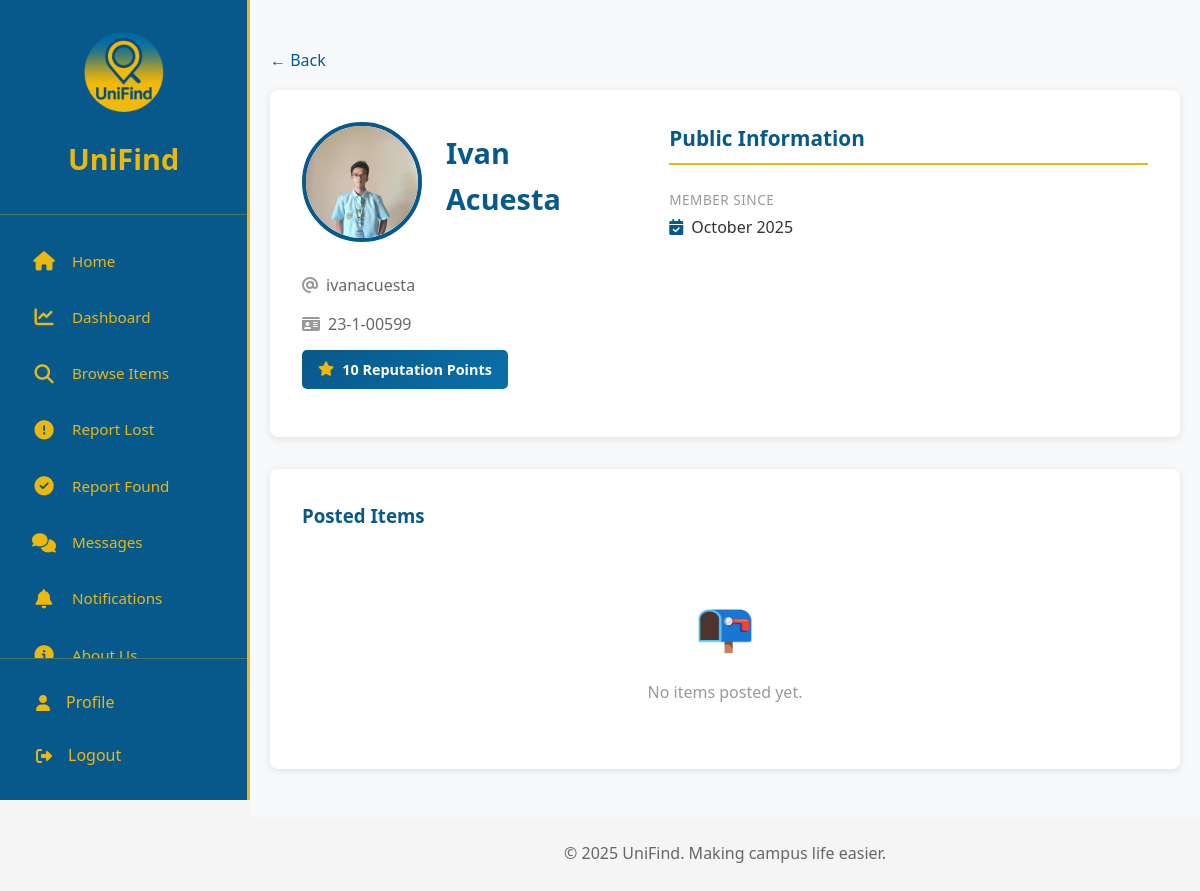
The page /users/profile/1/ (signed in) on the database its author committed.
### users/models.py (models this page shows, shortened)
class User(AbstractUser):
    ROLE_CHOICES = [
        ('student', 'Student'),
        ('staff', 'Staff'),
        ('instructor', 'Instructor'),
    ]
    student_id = models.CharField(max_length=50, unique=True, blank=True, null=True)
    reputation_points = models.PositiveIntegerField(default=0)
    profile_picture = models.ImageField(upload_to='profile_pics/', blank=True, null=True)
    age = models.PositiveIntegerField(blank=True, null=True)
    birthday = models.DateField(blank=True, null=True)
    address = models.TextField(blank=True, null=True)
    role = models.CharField(max_length=20, choices=ROLE_CHOICES, default='student')

### users/views.py (the view)
# urls.py: path('profile/<int:user_id>/', views.public_profile_view, name='public_profile'),
@login_required
def public_profile_view(request, user_id):
    from items.models import Item
    profile_user = get_object_or_404(User, id=user_id)
    user_lost_items = Item.objects.filter(user=profile_user, type='lost', is_anonymous=False).order_by('-created_at')
    user_found_items = Item.objects.filter(user=profile_user, type='found', is_anonymous=False).order_by('-created_at')
    context = {
        'profile_user': profile_user,
        'user_lost_items': user_lost_items,
        'user_found_items': user_found_items,
    }
    return render(request, 'users/public_profile.html', context)

### messaging/context_processors.py (called while the page is built)
def unread_messages_count(request):
    if request.user.is_authenticated:
        from .models import Message
        unread_count = Message.objects.filter(
            receiver=request.user,
            is_read=False
        ).count()
        return {'unread_messages_count': unread_count}
    return {'unread_messages_count': 0}

def unread_notifications_count(request):
    if request.user.is_authenticated:
        from notifications.models import Notification
        unread_count = Notification.objects.filter(
            user=request.user,
            is_read=False
        ).count()
        return {'unread_notifications_count': unread_count}
    return {'unread_notifications_count': 0}

### templates/users/public_profile.html (shortened to what this page needs)
{% extends 'base.html' %}
{% block content %}
<section class="section">
    <div class="container">
        <div style="max-width: 1200px; margin: 0 auto;">
            <a href="javascript:history.back()" style="color: #08598b; text-decoration: none; margin-bottom: 1rem; display: inline-block;">← Back</a>
            <div style="background: white; padding: 2rem; border-radius: 8px; box-shadow: 0 2px 8px rgba(0,0,0,0.1); margin-bottom: 2rem;">
                <div style="display: grid; grid-template-columns: 1fr 1.5fr; gap: 3rem;">
                    <div>
                        <div style="display: flex; gap: 1.5rem; align-items: start; margin-bottom: 1.5rem;">
                            <div style="flex-shrink: 0;">
                                {% if profile_user.profile_picture %}
                                <img src="{{ profile_user.profile_picture.url }}" alt="{{ profile_user.username }}" style="width: 120px; height: 120px; border-radius: 50%; object-fit: cover; border: 4px solid #08598b;">
                                {% else %}
                                <div style="width: 120px; height: 120px; border-radius: 50%; background: linear-gradient(135deg, #08598b 0%, #0a6fa8 100%); display: flex; align-items: center; justify-content: center; color: #ecb80d; font-size: 3rem; border: 4px solid #08598b;">
                                    <i class="fas fa-user"></i>
                                </div>
                                {% endif %}
                            </div>
                            <div style="flex: 1; padding-top: 0.5rem;">
                                <h2 style="color: #08598b; margin-bottom: 0.5rem; font-size: 1.8rem; font-weight: 600;">{{ profile_user.get_full_name|default:profile_user.username }}</h2>
                            </div>
                        </div>
                        <div style="margin-bottom: 0.8rem;">
                            <p style="color: #666; margin: 0; font-size: 1rem;">
                                <i class="fas fa-at" style="color: #999; margin-right: 0.5rem;"></i>{{ profile_user.username }}
                            </p>
                        </div>
                        <div style="margin-bottom: 0.8rem;">
                            {% if profile_user.role == 'student' and profile_user.student_id %}
                            <p style="color: #666; margin: 0; font-size: 1rem;">
                                <i class="fas fa-id-card" style="color: #999; margin-right: 0.5rem;"></i>{{ profile_user.student_id }}
                            </p>
                            {% else %}
                            <p style="color: #666; margin: 0; font-size: 1rem;">
                                <i class="fas fa-user-tag" style="color: #999; margin-right: 0.5rem;"></i>{{ profile_user.get_role_display }}
                            </p>
                            {% endif %}
                        </div>
                        <div style="margin-bottom: 1rem;">
                            {% if not profile_user.is_staff %}
                            <div style="display: inline-flex; align-items: center; gap: 0.5rem; padding: 0.5rem 1rem; background: linear-gradient(135deg, #08598b 0%, #0a6fa8 100%); border-radius: 5px; color: white;">
                                <i class="fas fa-star" style="color: #ecb80d; font-size: 0.9rem;"></i>
                                <span style="font-size: 0.9rem; font-weight: 600;">{{ profile_user.reputation_points }} Reputation Points</span>
                            </div>
                            {% endif %}
                        </div>
                    </div>
                    <div>
                        <h3 style="color: #08598b; margin-bottom: 1.5rem; font-size: 1.3rem; border-bottom: 2px solid #ecb80d; padding-bottom: 0.5rem;">Public Information</h3>
                        <div style="display: grid; grid-template-columns: 1fr 1fr; gap: 1.5rem;">
                            <div>
                                <p style="color: #999; font-size: 0.85rem; margin-bottom: 0.3rem; text-transform: uppercase; letter-spacing: 0.5px;">Member Since</p>
                                <p style="color: #333; font-size: 1rem; margin: 0;">
                                    <i class="fas fa-calendar-check" style="color: #08598b; margin-right: 0.5rem;"></i>{{ profile_user.date_joined|date:"F Y" }}
                                </p>
                            </div>
                        </div>
                    </div>
                </div>
            </div>
            <div style="background: white; padding: 2rem; border-radius: 8px; box-shadow: 0 2px 8px rgba(0,0,0,0.1);">
                <h3 style="color: #08598b; margin-bottom: 1.5rem;">Posted Items</h3>
                {% if user_lost_items or user_found_items %}
                <div style="display: flex; flex-direction: column; gap: 1rem;">
                    {% for item in user_lost_items %}
                    <div style="display: flex; gap: 1rem; padding: 1rem; border: 1px solid #ddd; border-radius: 5px;">
                        {% if item.image %}
                        <img src="{{ item.image.url }}" alt="{{ item.category }}" style="width: 80px; height: 80px; object-fit: cover; border-radius: 5px;">
                        {% else %}
                        <div style="width: 80px; height: 80px; display: flex; align-items: center; justify-content: center; background: #08598b; color: #ecb80d; font-size: 2rem; border-radius: 5px;">📦</div>
                        {% endif %}
                        <div style="flex: 1;">
                            <div style="display: flex; gap: 0.5rem; margin-bottom: 0.5rem;">
                                <span class="card-badge badge-lost">Lost</span>
                                <span class="card-badge" style="background-color: #f0f0f0; color: #666;">{{ item.category }}</span>
                            </div>
                            <h4 style="color: #08598b; margin-bottom: 0.3rem; font-size: 1.1rem;">{{ item.name|default:item.description|truncatewords:8 }}</h4>
                            <p style="color: #666; margin-bottom: 0.3rem; font-size: 0.95rem;">{{ item.description|truncatewords:15 }}</p>
                            <p style="color: #999; font-size: 0.9rem;">📍 {{ item.location_text }} • {{ item.created_at|timesince }} ago</p>
                        </div>
                        <div>
                            <a href="{% url 'items:detail' item.id %}" class="btn" style="background-color: #6c757d; color: white; padding: 0.5rem 1rem; font-size: 0.9rem;">View</a>
                        </div>
                    </div>
                    {% endfor %}
                    {% for item in user_found_items %}
                    <div style="display: flex; gap: 1rem; padding: 1rem; border: 1px solid #ddd; border-radius: 5px;">
                        {% if item.image %}
                        <img src="{{ item.image.url }}" alt="{{ item.category }}" style="width: 80px; height: 80px; object-fit: cover; border-radius: 5px;">
                        {% else %}
                        <div style="width: 80px; height: 80px; display: flex; align-items: center; justify-content: center; background: #ecb80d; color: #08598b; font-size: 2rem; border-radius: 5px;">✨</div>
                        {% endif %}
                        <div style="flex: 1;">
                            <div style="display: flex; gap: 0.5rem; margin-bottom: 0.5rem;">
                                <span class="card-badge badge-found">Found</span>
                                <span class="card-badge" style="background-color: #f0f0f0; color: #666;">{{ item.category }}</span>
                            </div>
                            <h4 style="color: #08598b; margin-bottom: 0.3rem; font-size: 1.1rem;">{{ item.name|default:item.description|truncatewords:8 }}</h4>
                            <p style="color: #666; margin-bottom: 0.3rem; font-size: 0.95rem;">{{ item.description|truncatewords:15 }}</p>
                            <p style="color: #999; font-size: 0.9rem;">📍 {{ item.location_text }} • {{ item.created_at|timesince }} ago</p>
                        </div>
                        <div>
                            <a href="{% url 'items:detail' item.id %}" class="btn" style="background-color: #6c757d; color: white; padding: 0.5rem 1rem; font-size: 0.9rem;">View</a>
                        </div>
                    </div>
                    {% endfor %}
                </div>
                {% else %}
                <div style="text-align: center; padding: 2rem; color: #999;">
                    <div style="font-size: 3rem; margin-bottom: 1rem;">📭</div>
                    <p>No items posted yet.</p>
                </div>
                {% endif %}
            </div>
        </div>
    </div>
</section>
{% endblock %}

### static/css/style.css (style rules this page uses)
* { margin: 0; padding: 0; box-sizing: border-box; }
body { font-family: 'Segoe UI', Tahoma, Geneva, Verdana, sans-serif; line-height: 1.6; color: #333; background-color: #f5f5f5; }
.container { max-width: 1200px; margin: 0 auto; padding: 0 20px; }
.section { padding: 3rem 0; }

### templates/base.html (style rules this page uses)
body { margin: 0; display: flex; min-height: 100vh; font-family: 'Segoe UI', Tahoma, Geneva, Verdana, sans-serif; }

### rows shown on the page
User: profile_picture (picture), get_full_name "Ivan Acuesta", username "ivanacuesta", student_id "23-1-00599", reputation_points "10", date_joined "October 2025"
